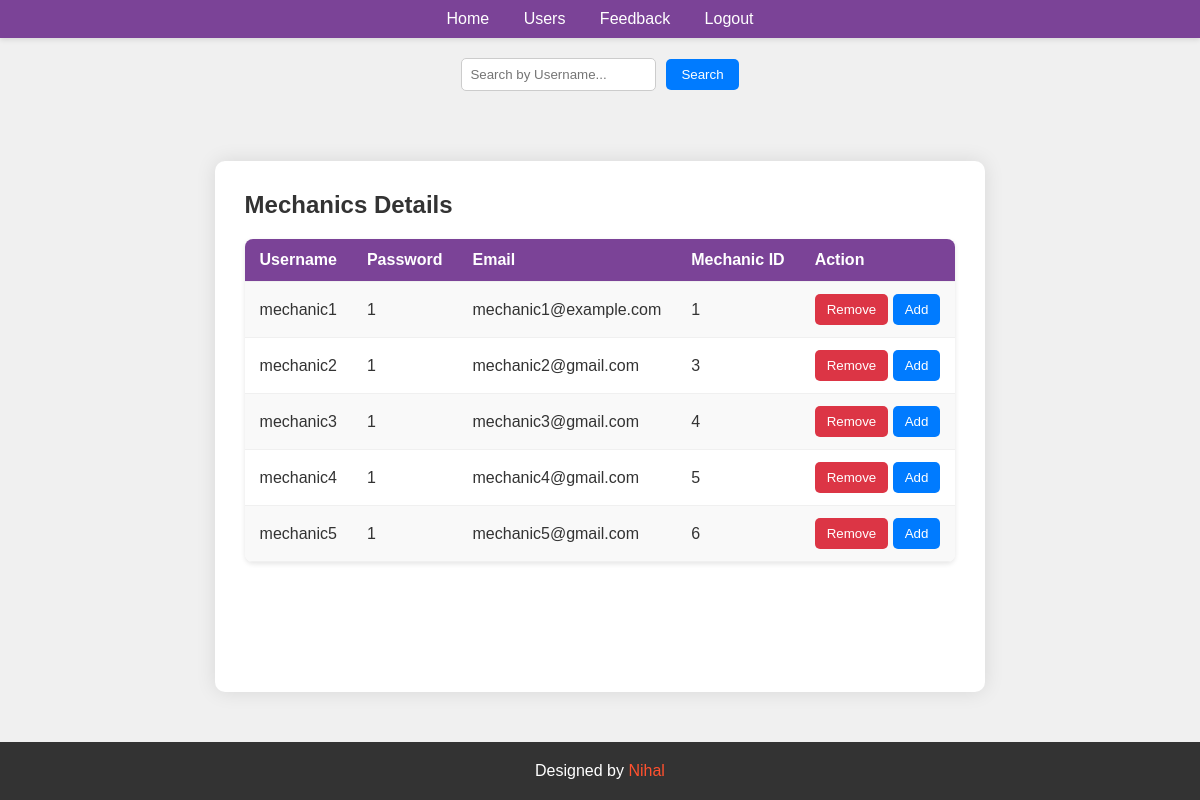
The page /mechanics_info.php on the database its author committed.
### tables this page shows
CREATE TABLE `mechanics` (
  `mechanic_id` int(11) NOT NULL,
  `username` varchar(50) NOT NULL,
  `password` varchar(255) NOT NULL,
  `email` varchar(100) NOT NULL
);

### mechanics_info.php (the view, shortened to what this page needs)
<!DOCTYPE html>
<html lang="en">
<head>
</head>
<body>
    <nav>
        <a href="admin_dashboard.php">Home</a>
        <a href="users_info.php">Users</a>
        <a href="feedback_info.php">Feedback</a>
        <a href="login.php">Logout</a>
    </nav>
    <div class="search-container">
        <input type="text" id="searchInput" placeholder="Search by Username...">
        <button onclick="searchMechanic()">Search</button>
    </div>
    <div class="container">
        <h2>Mechanics Details</h2>
        <?php
        $servername = "localhost";
        $username = "root";
        $password = "";
        $database = "vehicle_breakdown";
        $conn = new mysqli($servername, $username, $password, $database);
        $sql = "SELECT username, password, email, mechanic_id FROM mechanics";
        $result = $conn->query($sql);
        if ($result->num_rows > 0) {
            echo "<table>
                    <tr>
                        <th>Username</th>
                        <th>Password</th>
                        <th>Email</th>
                        <th>Mechanic ID</th>
                        <th>Action</th>
                    </tr>";
            while($row = $result->fetch_assoc()) {
                echo "<tr>";
                echo "<td>" . $row["username"] . "</td>";
                echo "<td>" . $row["password"] . "</td>";
                echo "<td>" . $row["email"] . "</td>";
                echo "<td>" . $row["mechanic_id"] . "</td>";
                echo "<td>
                        <button class='remove-button' onclick='removeMechanic(" . $row["mechanic_id"] . ")'>Remove</button>
                        <button class='add-button' onclick='addMechanic(" . $row["mechanic_id"] . ")'>Add</button>
                      </td>";
                echo "</tr>";
            }
            echo "</table>";
        } else {
            echo "<p>No mechanics found.</p>";
        }
        ?>
    </div>
    <footer>
        <p>Designed by <a href="https://github.com/Nihalht/NIHAL-HT">Nihal</a></p>
    </footer>
</body>
</html>

### mechanics_info.php (style rules this page uses)
.search-container { margin-top: 20px; margin-bottom: 20px; display: flex; justify-content: center; align-items: center; }
.search-container input[type="text"] { padding: 8px; border-radius: 5px; border: 1px solid #ccc; margin-right: 10px; }
.search-container button { padding: 8px 15px; border: none; border-radius: 5px; cursor: pointer; background-color: #007bff; color: #fff; }
* { margin: 0; padding: 0; box-sizing: border-box; }
body { font-family: 'Poppins', sans-serif; background-color: #f0f0f0; color: #333; display: flex; flex-direction: column; min-height: 100vh; }
.container { max-width: 800px; margin: 50px auto; padding: 30px; background-color: #fff; border-radius: 10px; box-shadow: 0 0 20px rgba(0, 0, 0, 0.1); flex-grow: 1; }
table { width: 100%; border-collapse: collapse; margin-top: 20px; border-radius: 8px; overflow: hidden; box-shadow: 0 2px 5px rgba(0, 0, 0, 0.1); }
th, td { padding: 12px 15px; text-align: left; border-bottom: 1px solid #f0f0f0; }
th { background-color: #7b4397; color: #fff; font-weight: 600; }
tr:nth-child(even) { background-color: #f9f9f9; }
.remove-button, .add-button { padding: 8px 12px; border: none; border-radius: 5px; cursor: pointer; transition: background-color 0.3s ease; }
.remove-button { background-color: #dc3545; color: #fff; }
.add-button { background-color: #007bff; color: #fff; }
nav { background-color: #7b4397; padding: 10px 0; text-align: center; box-shadow: 0 2px 5px rgba(0, 0, 0, 0.1); }
nav a { margin: 0 15px; color: #fff; text-decoration: none; font-weight: 500; transition: color 0.3s ease; }
footer { width: 100%; background-color: #333; color: #fff; padding: 20px 0; text-align: center; bottom: 0; z-index: 999; }
footer p { margin: 0; }
footer a { color: #ff512f; text-decoration: none; transition: color 0.3s ease; }

### rows shown on the page
mechanics: username "mechanic1", password "1", email "mechanic1@example.com", mechanic_id "1"
mechanics: username "mechanic2", password "1", email "mechanic2@gmail.com", mechanic_id "3"
mechanics: username "mechanic3", password "1", email "mechanic3@gmail.com", mechanic_id "4"
mechanics: username "mechanic4", password "1", email "mechanic4@gmail.com", mechanic_id "5"
mechanics: username "mechanic5", password "1", email "mechanic5@gmail.com", mechanic_id "6"
